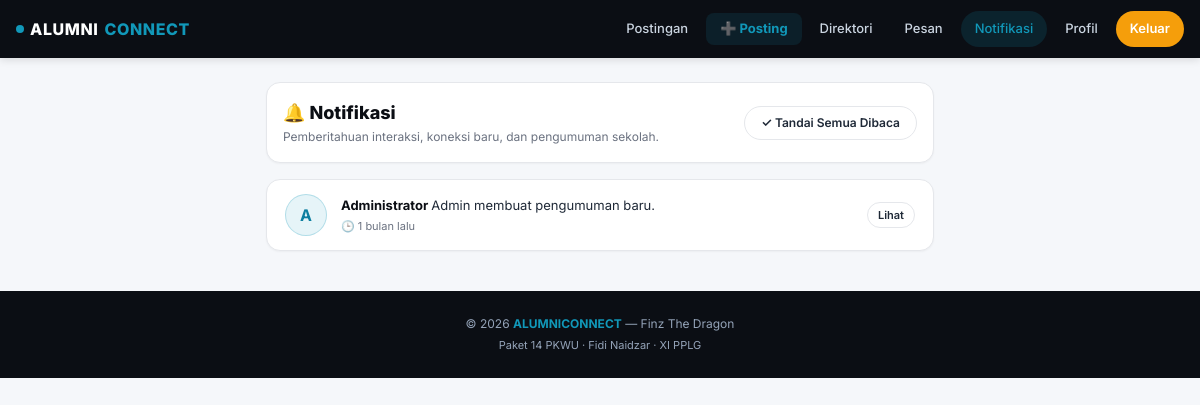
Page /pages/notifications.php (signed in) on the earlier database version.
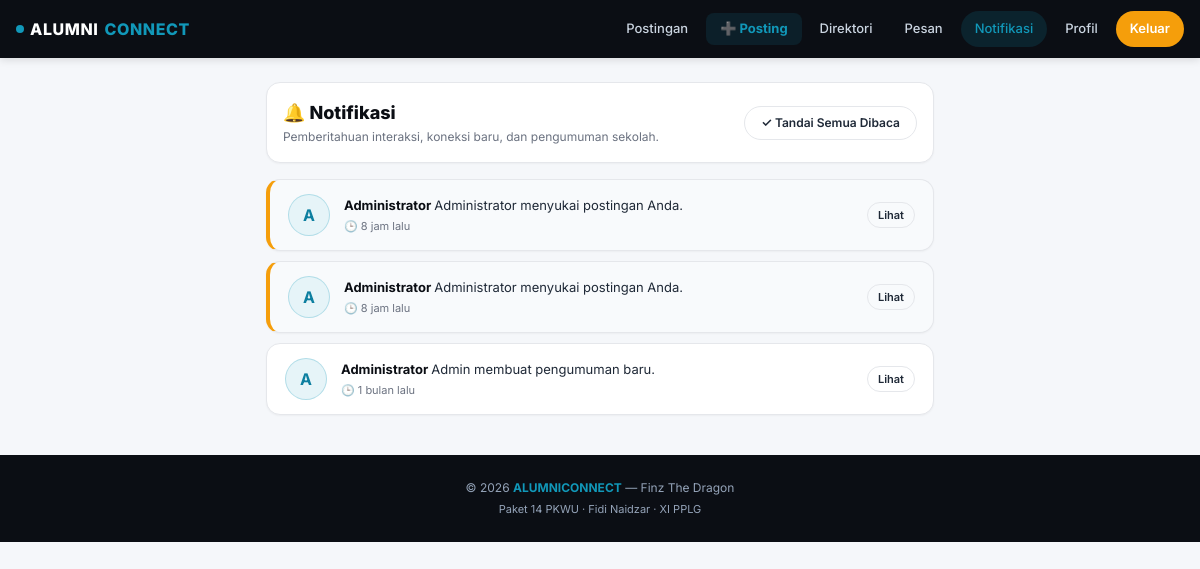
Same page on the later database version.
### tables this page shows
CREATE TABLE `notifications` (
  `id` bigint NOT NULL AUTO_INCREMENT,
  `user_id` bigint NOT NULL,
  `from_user_id` bigint DEFAULT NULL,
  `tipe` varchar(50) DEFAULT NULL,
  `pesan` varchar(255) DEFAULT NULL,
  `is_read` tinyint(1) DEFAULT '0',
  `created_at` timestamp NULL DEFAULT CURRENT_TIMESTAMP,
  PRIMARY KEY (`id`),
  KEY `user_id` (`user_id`),
  KEY `from_user_id` (`from_user_id`),
  CONSTRAINT `notifications_ibfk_1` FOREIGN KEY (`user_id`) REFERENCES `users` (`id`) ON DELETE CASCADE,
  CONSTRAINT `notifications_ibfk_2` FOREIGN KEY (`from_user_id`) REFERENCES `users` (`id`) ON DELETE SET NULL
);

CREATE TABLE `profiles` (
  `id` bigint NOT NULL AUTO_INCREMENT,
  `user_id` bigint NOT NULL,
  `nama` varchar(100) DEFAULT NULL,
  `foto` varchar(255) DEFAULT NULL,
  `bio` text,
  PRIMARY KEY (`id`),
  UNIQUE KEY `user_id` (`user_id`),
  CONSTRAINT `profiles_ibfk_1` FOREIGN KEY (`user_id`) REFERENCES `users` (`id`) ON DELETE CASCADE
);

### includes/functions.php (called while the page is built, shortened)
<?php
function isLoggedIn() {
    return isset($_SESSION['user_id']);
}
function baseUrl($path = '') {
    $base = '/alumniconnect';
    return $base . '/' . ltrim($path, '/');
}
function e($str) {
    return htmlspecialchars($str ?? '', ENT_QUOTES, 'UTF-8');
}
function initials($name) {
    $parts = preg_split('/\s+/', trim($name));
    $ini = '';
    foreach (array_slice($parts, 0, 2) as $p) {
        $ini .= strtoupper(substr($p, 0, 1));
    }
    return $ini ?: '?';
}
function timeAgo($datetime) {
    $time = strtotime($datetime);
    $diff = time() - $time;
    if ($diff < 86400)    return floor($diff / 3600) . ' jam lalu';
    if ($diff < 31536000) return floor($diff / 2592000) . ' bulan lalu';
    return floor($diff / 31536000) . ' tahun lalu';
}

### pages/notifications.php (the view, shortened to what this page needs)
<?php
require_once __DIR__ . '/../includes/functions.php';
require_once __DIR__ . '/../config/database.php';
$userId = $_SESSION['user_id'];
$stmt = $conn->prepare("
    SELECT
        n.id, n.tipe, n.pesan, n.is_read, n.created_at,
        u.id AS from_user_id, u.username,
        p.nama, p.foto
    FROM notifications n
    LEFT JOIN users u ON u.id = n.from_user_id
    LEFT JOIN profiles p ON p.user_id = u.id
    WHERE n.user_id = ?
    ORDER BY n.created_at DESC
    LIMIT 50
");
$stmt->bind_param('i', $userId);
$stmt->execute();
$notifications = $stmt->get_result()->fetch_all(MYSQLI_ASSOC);
include __DIR__ . '/../includes/header.php';
?>
<div class="container" style="max-width:700px; margin-top:24px;">
  <div class="card" style="margin-bottom:16px;">
    <div style="display:flex; justify-content:space-between; align-items:center;">
      <div>
        <h2 style="font-size:18px;font-weight:800;color:var(--navy);">🔔 Notifikasi</h2>
        <p style="font-size:12px;color:var(--text-muted);margin-top:2px;">
          Pemberitahuan interaksi, koneksi baru, dan pengumuman sekolah.
        </p>
      </div>
      <?php if (!empty($notifications)): ?>
        <a href="<?= baseUrl('pages/notifications.php?action=read_all') ?>" class="btn btn-outline btn-sm">
          ✓ Tandai Semua Dibaca
        </a>
      <?php endif; ?>
    </div>
  </div>
  <?php if (empty($notifications)): ?>
    <div class="card text-center" style="padding:40px 20px;">
      <div style="font-size:36px;margin-bottom:8px;">🔔</div>
      <h3 style="font-size:15px;font-weight:700;color:var(--navy);">Belum ada notifikasi baru</h3>
      <p style="font-size:13px;color:var(--text-muted);margin-top:4px;">
        Aktivitas seperti follow, like, dan komentar akan muncul di sini.
      </p>
    </div>
  <?php else: ?>
    <?php foreach ($notifications as $n): ?>
      <?php
        $icon = '🔔';
        if ($n['tipe'] === 'like')    $icon = '❤️';
      ?>
      <div class="notif-item <?= !$n['is_read'] ? 'unread' : '' ?>">
        <div class="avatar" style="width:42px;height:42px;font-size:16px;">
          <?= $n['from_user_id'] ? initials($n['nama'] ?? $n['username']) : $icon ?>
        </div>
        <div class="notif-text">
          <div>
            <?php if ($n['from_user_id']): ?>
              <a href="<?= baseUrl('pages/profile.php?id=' . $n['from_user_id']) ?>" style="font-weight:700;color:var(--navy);">
                <?= e($n['nama'] ?? $n['username']) ?>
              </a>
            <?php endif; ?>
            <span><?= e($n['pesan']) ?></span>
          </div>
          <div class="notif-time">
            🕒 <?= timeAgo($n['created_at']) ?>
          </div>
        </div>
        <div>
          <?php if ($n['from_user_id']): ?>
            <a href="<?= baseUrl('pages/profile.php?id=' . $n['from_user_id']) ?>" class="btn btn-outline btn-sm" style="padding:4px 10px;font-size:11px;">
              Lihat
            </a>
          <?php endif; ?>
        </div>
      </div>
    <?php endforeach; ?>
  <?php endif; ?>
</div>
<?php include __DIR__ . '/../includes/footer.php'; ?>

### includes/header.php (shortened to what this page needs)
<?php
require_once __DIR__ . '/functions.php';
$currentPage = basename($_SERVER['PHP_SELF'], '.php');
?>
<!DOCTYPE html>
<html lang="id">
<head>
  <link rel="stylesheet" href="<?= baseUrl('assets/css/style.css?v=' . filemtime(__DIR__ . '/../assets/css/style.css')) ?>">
</head>
<body>
<nav class="navbar">
  <div class="navbar-inner">
    <a href="<?= baseUrl('index.php') ?>" class="navbar-brand">
      <span class="dot"></span>
      ALUMNI<em>CONNECT</em>
    </a>
    <div class="navbar-menu">
      <?php if (isLoggedIn()): ?>
        <a href="<?= baseUrl('pages/feed.php') ?>" class="<?= $currentPage==='feed'?'active':'' ?>">Postingan</a>
        <a href="<?= baseUrl('pages/create_post.php') ?>" class="nav-post-btn <?= $currentPage==='create_post'?'active':'' ?>">➕ Posting</a>
        <a href="<?= baseUrl('pages/directory.php') ?>" class="<?= $currentPage==='directory'?'active':'' ?>">Direktori</a>
        <a href="<?= baseUrl('pages/messages.php') ?>" class="<?= $currentPage==='messages'?'active':'' ?>">Pesan</a>
        <a href="<?= baseUrl('pages/notifications.php') ?>" class="<?= $currentPage==='notifications'?'active':'' ?>">Notifikasi</a>
        <a href="<?= baseUrl('pages/profile.php') ?>" class="<?= $currentPage==='profile'?'active':'' ?>">Profil</a>
        <a href="<?= baseUrl('auth/logout.php') ?>" class="btn-primary" onclick="return confirmLogout()">Keluar</a>
      <?php else: ?>
        <a href="<?= baseUrl('auth/login.php') ?>">Masuk</a>
        <a href="<?= baseUrl('auth/register.php') ?>" class="btn-primary">Daftar</a>
      <?php endif; ?>
    </div>
  </div>
</nav>
<main>

### includes/footer.php (shortened to what this page needs)
</main>
<footer class="footer">
  <p>&copy; <?= date('Y') ?> <strong>ALUMNICONNECT</strong> — Finz The Dragon</p>
  <p style="margin-top:4px;font-size:11px;">Paket 14 PKWU · Fidi Naidzar · XI PPLG</p>
</footer>
</body>
</html>

### assets/css/style.css (style rules this page uses)
:root { --primary: #1198B9; --primary-dark: #0d7fa0; --primary-light: #E6F4F8; --navy: #0B0E14; --navy-2: #11151A; --orange: #F59E0B; --orange-dark: #d97706; --orange-light: #FEF3E2; --bg: #F5F7FA; --white: #FFFFFF; --text: #1F2937; --text-muted: #6B7280; --border: #E5E7EB; --shadow-sm: 0 1px 2px rgba(0,0,0,0.04); --shadow: 0 2px 8px rgba(0,0,0,0.06); --shadow-md: 0 4px 16px rgba(0,0,0,0.08); --radius: 14px; --radius-sm: 10px; --radius-pill: 999px; }
* { margin: 0; padding: 0; box-sizing: border-box; }
html { scroll-behavior: smooth; }
body { font-family: 'Inter', 'Segoe UI', Arial, sans-serif; background: var(--bg); color: var(--text); font-size: 14px; line-height: 1.5; -webkit-font-smoothing: antialiased; padding-bottom: 80px; }
@media (min-width: 992px) { body { padding-bottom: 0; } }
a { color: inherit; text-decoration: none; }
.container { max-width: 1200px; margin: 0 auto; padding: 0 16px; }
.navbar { background: var(--navy); color: white; position: sticky; top: 0; z-index: 100; box-shadow: 0 2px 8px rgba(0,0,0,0.12); }
.navbar-inner { display: flex; align-items: center; justify-content: space-between; height: 58px; padding: 0 16px; max-width: 1200px; margin: 0 auto; }
.navbar-brand { font-weight: 800; font-size: 16px; letter-spacing: 0.6px; color: white; display: flex; align-items: center; gap: 6px; }
.navbar-brand .dot { width: 8px; height: 8px; border-radius: 50%; background: var(--primary); display: inline-block; }
.navbar-brand em { font-style: normal; color: var(--primary); }
.navbar-menu { display: flex; gap: 4px; align-items: center; }
.navbar-menu a { padding: 8px 14px; border-radius: var(--radius-pill); font-size: 13px; color: #CBD5E1; font-weight: 500; transition: all 0.2s; }
.navbar-menu a.active { background: rgba(17,152,185,0.15); color: var(--primary); }
.navbar-menu a.btn-primary { background: var(--orange); color: white; font-weight: 600; }
.btn { display: inline-flex; align-items: center; justify-content: center; gap: 6px; padding: 10px 20px; border-radius: var(--radius-pill); font-weight: 600; font-size: 13px; border: none; cursor: pointer; transition: all 0.2s; text-align: center; white-space: nowrap; }
.btn-primary { background: var(--orange); color: white; }
.btn-outline { background: transparent; border: 1.5px solid var(--border); color: var(--text); }
.btn-sm { padding: 7px 16px; font-size: 12px; }
.card { background: white; border-radius: var(--radius); border: 1px solid var(--border); padding: 16px; box-shadow: var(--shadow-sm); margin-bottom: 14px; }
.footer { background: var(--navy); color: #94A3B8; padding: 24px 16px; text-align: center; font-size: 12px; margin-top: 40px; }
.footer strong { color: var(--primary); }
.avatar { width: 44px; height: 44px; border-radius: 50%; background: var(--primary-light); color: var(--primary-dark); display: inline-flex; align-items: center; justify-content: center; font-weight: 700; font-size: 15px; flex-shrink: 0; border: 1.5px solid rgba(17,152,185,0.25); text-transform: uppercase; user-select: none; }
.notif-item { display: flex; align-items: center; gap: 14px; padding: 14px 18px; background: white; border: 1px solid var(--border); border-radius: var(--radius); margin-bottom: 10px; box-shadow: var(--shadow-sm); transition: all 0.2s; }
.notif-item.unread { background: #F8FAFC; border-left: 4px solid var(--orange); }
.notif-text { flex: 1; font-size: 13px; color: var(--text); }
.notif-time { font-size: 11px; color: var(--text-muted); margin-top: 3px; }
.nav-post-btn { background: rgba(17,152,185,0.12) !important; color: var(--primary) !important; font-weight: 700 !important; border-radius: 8px !important; padding: 6px 14px !important; }

Differences in the rows shown:
added notifications: profiles.nama "A", profiles.nama "Administrator", pesan "Administrator menyukai postingan Anda.", created_at "8 jam lalu"
added notifications: profiles.nama "A", profiles.nama "Administrator", pesan "Administrator menyukai postingan Anda.", created_at "8 jam lalu"
